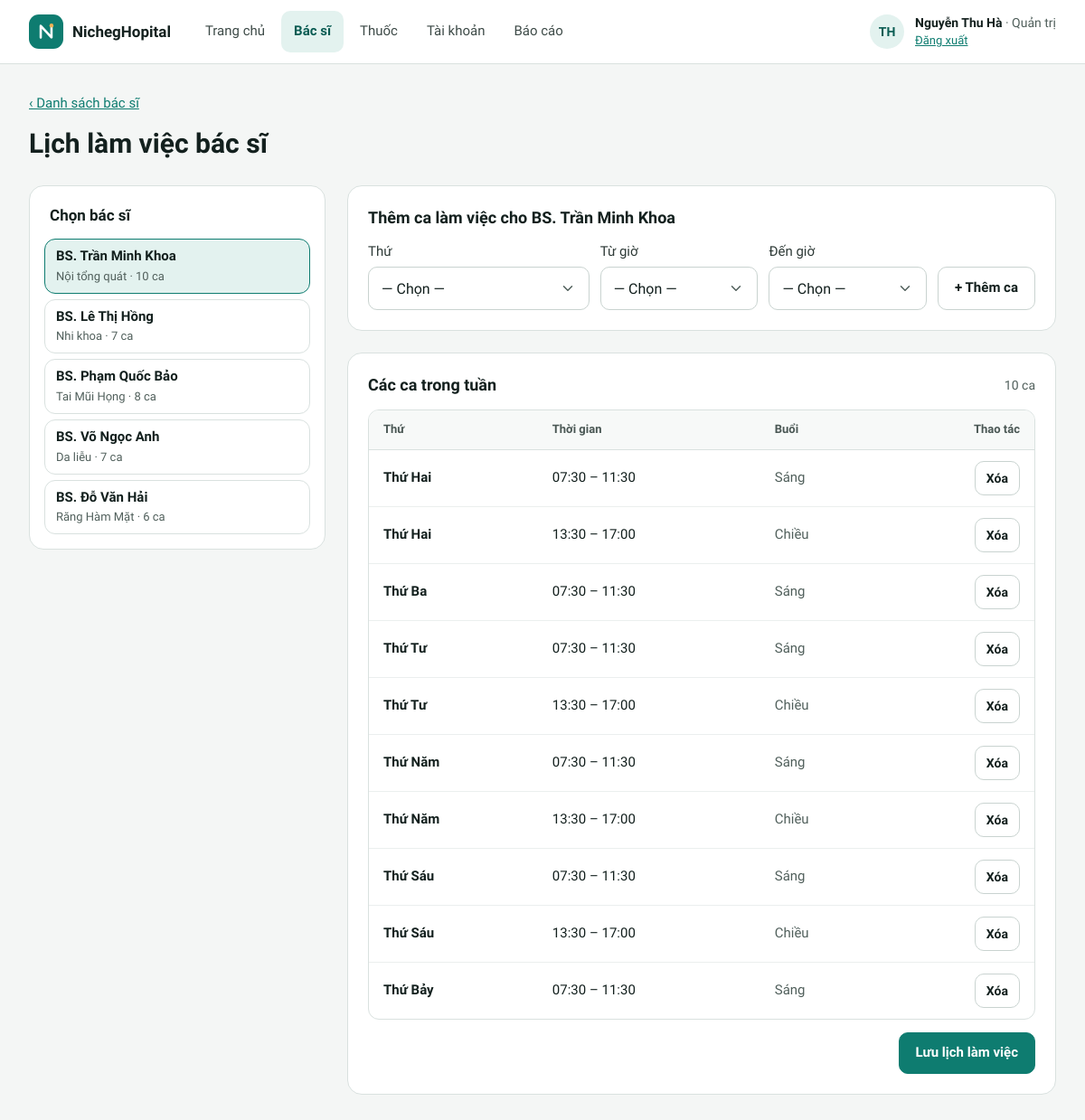
The page /quan-tri/lich-lam-viec.php (signed in) on the database its author committed.
### tables this page shows
CREATE TABLE bac_si (
  id            INT UNSIGNED AUTO_INCREMENT PRIMARY KEY,
  ho_ten        VARCHAR(100) NOT NULL,
  chuyen_khoa   VARCHAR(50)  NOT NULL,
  phong         VARCHAR(20)  NOT NULL,
  so_dien_thoai CHAR(10)     NOT NULL,
  email         VARCHAR(100) NULL,
  trinh_do      VARCHAR(100) NULL
);

### includes/tien-ich.php (called while the page is built, shortened)
<?php
function e(mixed $gia_tri): string
{
    return htmlspecialchars((string) ($gia_tri ?? ''), ENT_QUOTES, 'UTF-8');
}
function duong_dan_goc(): string
{
    static $goc = null;
    if ($goc === null) {
        $thu_muc_public = str_replace('\\', '/', (string) realpath(__DIR__ . '/../public'));
        $goc_web = rtrim(str_replace('\\', '/', (string) realpath($_SERVER['DOCUMENT_ROOT'] ?? '')), '/');
        $goc = '';
        if ($goc_web !== '' && str_starts_with($thu_muc_public . '/', $goc_web . '/')) {
            $phan = trim(substr($thu_muc_public, strlen($goc_web)), '/');
            $goc = $phan === '' ? '' : '/' . implode('/', array_map('rawurlencode', explode('/', $phan)));
        }
    }
    return $goc;
}
function url(string $trang, array $tham_so = []): string
{
    $tham_so = array_filter($tham_so, fn($v) => $v !== null && $v !== '');
    $chuoi = $tham_so ? '?' . http_build_query($tham_so, '', '&', PHP_QUERY_RFC3986) : '';
    return duong_dan_goc() . '/' . ltrim($trang, '/') . $chuoi;
}
function chu_cai_dau(string $ho_ten): string
{
    $tu = array_slice(preg_split('/\s+/u', trim($ho_ten)) ?: [], -2);
    return mb_strtoupper(implode('', array_map(fn($t) => mb_substr($t, 0, 1), $tu)));
}
function ten_bac_si(string $ho_ten): string
{
    return 'BS. ' . $ho_ten;
}
function gio_ngan(string $gio): string
{
    return substr($gio, 0, 5);
}

### includes/xac-thuc.php (called while the page is built, shortened)
<?php
function nguoi_dung(): ?array
{
    return $_SESSION['nguoi_dung'] ?? null;
}

### includes/csdl.php (called while the page is built, shortened)
<?php
function csdl(): PDO
{
    static $pdo = null;
    if ($pdo === null) {
        $dsn = sprintf('mysql:host=%s;port=%d;dbname=%s;charset=utf8mb4', CSDL_MAY_CHU, CSDL_CONG, CSDL_TEN);
        try {
            $pdo = new PDO($dsn, CSDL_NGUOI_DUNG, CSDL_MAT_KHAU, [
                PDO::ATTR_ERRMODE => PDO::ERRMODE_EXCEPTION,
                PDO::ATTR_DEFAULT_FETCH_MODE => PDO::FETCH_ASSOC,
                PDO::ATTR_EMULATE_PREPARES => false,
            ]);
            $pdo->exec("SET time_zone = '+07:00'");
        } catch (PDOException $loi) {
            http_response_code(500);
            exit('Không kết nối được cơ sở dữ liệu. Hãy kiểm tra MySQL đã chạy và đã chạy lệnh "php database/cai-dat.php" (xem README.md). Chi tiết: '
                . htmlspecialchars($loi->getMessage()));
        }
    }
    return $pdo;
}
function truy_van(string $sql, array $tham_so = []): PDOStatement
{
    $lenh = csdl()->prepare($sql);
    $lenh->execute($tham_so);
    return $lenh;
}
function nhieu_dong(string $sql, array $tham_so = []): array
{
    return truy_van($sql, $tham_so)->fetchAll();
}

### public/quan-tri/lich-lam-viec.php (the view, shortened to what this page needs)
<?php
$ds_bac_si = nhieu_dong(
    'SELECT bs.*, (SELECT COUNT(*) FROM ca_lam_viec c WHERE c.bac_si_id = bs.id) AS so_ca FROM bac_si bs ORDER BY bs.id'
);
$bac_si_id = (int) ($_POST['bs'] ?? $_GET['bs'] ?? $ds_bac_si[0]['id']);
$bac_si = null;
foreach ($ds_bac_si as $bs) {
    if ((int) $bs['id'] === $bac_si_id) {
        $bac_si = $bs;
    }
}
$bac_si ??= $ds_bac_si[0];
$moc_gio = cac_moc_gio();
$ds_ca = array_map(
    fn($c) => ['thu' => (int) $c['thu'], 'tu' => gio_ngan($c['gio_bat_dau']), 'den' => gio_ngan($c['gio_ket_thuc'])],
    nhieu_dong('SELECT * FROM ca_lam_viec WHERE bac_si_id = ? ORDER BY thu, gio_bat_dau', [$bac_si['id']])
);
mo_trang('Lịch làm việc bác sĩ', 'qt', 'doctors');
?>
<main class="pg">
  <div class="pg-head">
    <a class="back-link" href="<?= e(url('quan-tri/bac-si.php')) ?>">‹ Danh sách bác sĩ</a>
    <h1>Lịch làm việc bác sĩ</h1>
  </div>
  <div class="split">
    <aside class="card p16 stack g6 side" style="flex:1 1 280px">
      <h2 class="side-title xs" style="font-size:17px">Chọn bác sĩ</h2>
      <?php foreach ($ds_bac_si as $bs): $chon = $bs['id'] === $bac_si['id']; ?>
        <a class="pick thin<?= $chon ? ' on' : '' ?>" href="<?= e(url('quan-tri/lich-lam-viec.php', ['bs' => $bs['id']])) ?>"<?= $chon ? ' aria-current="true"' : '' ?>>
          <span class="pick-col" style="gap:2px">
            <span class="t"><?= e(ten_bac_si($bs['ho_ten'])) ?></span>
            <span class="s"><?= e($bs['chuyen_khoa']) ?> · <?= (int) $bs['so_ca'] ?> ca</span>
          </span>
        </a>
      <?php endforeach; ?>
    </aside>
    <div class="main stack g24" style="flex:3 1 640px">
      <section class="card p22 stack g14">
        <h2 class="sm">Thêm ca làm việc cho <?= e(ten_bac_si($bac_si['ho_ten'])) ?></h2>
        <div class="add-grid ca">
          <div class="field">
            <label for="them-thu">Thứ</label>
            <select class="inp" id="them-thu"><option value="">— Chọn —</option><?= cac_lua_chon(THU_TRONG_TUAN, null, true) ?></select>
          </div>
          <div class="field">
            <label for="them-tu">Từ giờ</label>
            <select class="inp" id="them-tu"><option value="">— Chọn —</option><?= cac_lua_chon($moc_gio, null) ?></select>
          </div>
          <div class="field">
            <label for="them-den">Đến giờ</label>
            <select class="inp" id="them-den"><option value="">— Chọn —</option><?= cac_lua_chon($moc_gio, null) ?></select>
          </div>
          <button class="btn" type="button" id="them-ca">+ Thêm ca</button>
        </div>
      </section>
      <form class="card p22 stack g14" method="post" id="form-ca">
        <div class="row between" style="gap:10px">
          <h2 class="sm">Các ca trong tuần</h2>
          <span class="muted" style="font-size:14px"><span id="so-ca"><?= count($ds_ca) ?></span> ca</span>
        </div>
        <div class="tbl-box<?= $ds_ca ? '' : ' hidden' ?>" id="bang-ca">
          <table style="min-width:520px">
            <thead><tr><th>Thứ</th><th>Thời gian</th><th>Buổi</th><th class="t-right">Thao tác</th></tr></thead>
            <tbody id="ds-ca">
              <?php foreach ($ds_ca as $ca): ?>
                <tr data-thu="<?= $ca['thu'] ?>" data-tu="<?= e($ca['tu']) ?>" data-den="<?= e($ca['den']) ?>">
                  <td class="strong"><?= e(THU_TRONG_TUAN[$ca['thu']] ?? '?') ?></td>
                  <td class="num"><?= e($ca['tu']) ?> – <?= e($ca['den']) ?></td>
                  <td class="muted"><?= $ca['tu'] < '12:00' ? 'Sáng' : 'Chiều' ?></td>
                  <td class="t-right">
                    <button class="btn sm" type="button" data-xoa aria-label="<?= e('Xóa ca ' . (THU_TRONG_TUAN[$ca['thu']] ?? '') . ' ' . $ca['tu']) ?>">Xóa</button>
                  </td>
                </tr>
              <?php endforeach; ?>
            </tbody>
          </table>
        </div>
        <div class="row end">
          <button class="btn pri" type="submit">Lưu lịch làm việc</button>
        </div>
      </form>
    </div>
  </div>
</main>
<?php dong_trang(); ?>

### includes/giao-dien.php (shortened to what this page needs)
<?php
function logo(string $mau = '#FFFFFF', int $co = 22): string
{
    return '<svg width="' . $co . '" height="' . $co . '" viewBox="0 0 24 24" fill="none" aria-hidden="true">'
        . '<path d="M5.5 19V5l13 14V5" stroke="' . $mau . '" stroke-width="2.8" stroke-linecap="round" stroke-linejoin="round"></path>'
        . '<circle cx="18.5" cy="4.6" r="2.4" fill="#F2B154"></circle></svg>';
}
function mo_trang(string $tieu_de, string $khu = '', string $muc = ''): void
{
    ?><!doctype html>
<html lang="vi">
<head>
<link rel="stylesheet" href="<?= e(url('assets/app.css')) ?>">
</head>
<body class="<?= e($khu) ?>">
<?php
    if (isset(MENU_NHAN_VIEN[$khu])) {
        thanh_dieu_huong_nv($khu, $muc);
    } elseif ($khu === 'bn') {
        thanh_dieu_huong_bn($muc);
    }
}
function dong_trang(string $script = ''): void
{
    echo '<script src="', e(url('assets/app.js')), '"></script>', $script, "\n</body>\n</html>\n";
}
function o_nguoi_dung(): string
{
    $nguoi_dung = nguoi_dung();
    $vai_tro = $nguoi_dung['vai_tro'] === 'BN' ? '' : ' <span class="urole">· ' . e(VAI_TRO[$nguoi_dung['vai_tro']]) . '</span>';
    return '<div class="user"><span class="avatar">' . e(chu_cai_dau($nguoi_dung['ho_ten'])) . '</span>'
        . '<span class="user-txt"><span class="uname">' . e($nguoi_dung['ho_ten']) . $vai_tro . '</span>'
        . '<a href="' . e(url('dang-xuat.php')) . '">Đăng xuất</a></span></div>';
}
function thanh_dieu_huong_nv(string $khu, string $muc): void
{
    $cac_muc = MENU_NHAN_VIEN[$khu];
    ?>
<header class="topbar no-print">
  <div class="topbar-in">
    <a class="brand" href="<?= e(url(reset($cac_muc)[1])) ?>"><span class="brand-mark"><?= logo() ?></span><strong><?= e(TEN_PHONG_KHAM) ?></strong></a>
    <nav class="nav" aria-label="<?= e('Chức năng ' . mb_strtolower(VAI_TRO[strtoupper($khu)])) ?>">
      <?php foreach ($cac_muc as $ma => [$nhan, $trang]): ?>
        <a href="<?= e(url($trang)) ?>"<?= $ma === $muc ? ' aria-current="page"' : '' ?>><?= e($nhan) ?></a>
      <?php endforeach; ?>
    </nav>
    <?= o_nguoi_dung() ?>
  </div>
</header>
<?php
}
    ?>

### rows shown on the page
bac_si: ho_ten "BS. Trần Minh Khoa", chuyen_khoa "Nội tổng quát", so_ca "10"
bac_si: ho_ten "BS. Lê Thị Hồng", chuyen_khoa "Nhi khoa", so_ca "7"
bac_si: ho_ten "BS. Phạm Quốc Bảo", chuyen_khoa "Tai Mũi Họng", so_ca "8"
bac_si: ho_ten "BS. Võ Ngọc Anh", chuyen_khoa "Da liễu", so_ca "7"
bac_si: ho_ten "BS. Đỗ Văn Hải", chuyen_khoa "Răng Hàm Mặt", so_ca "6"

### other values the page prints
TEN_PHONG_KHAM "NichegHopital"
$nhan "Trang chủ"
$nhan "Bác sĩ"
$nhan "Thuốc"
$nhan "Tài khoản"
$nhan "Báo cáo"
chu_cai_dau($nguoi_dung['ho_ten']) "TH"
$nguoi_dung['ho_ten'] "Nguyễn Thu Hà"
VAI_TRO[$nguoi_dung['vai_tro']] "Quản trị"
count($ds_ca) "10"
THU_TRONG_TUAN[$ca['thu']] "Thứ Hai"
$ca['tu'] "07:30"
$ca['den'] "11:30"
$ca['tu'] "13:30"
$ca['den'] "17:00"
